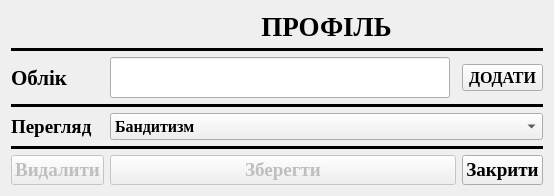
<?xml version="1.0" encoding="UTF-8"?>
<ui version="4.0">
 <class>FormO</class>
 <widget class="QWidget" name="FormO">
  <property name="geometry">
   <rect>
    <x>0</x>
    <y>0</y>
    <width>554</width>
    <height>196</height>
   </rect>
  </property>
  <property name="font">
   <font>
    <family>Times New Roman</family>
    <pointsize>12</pointsize>
    <weight>75</weight>
    <bold>true</bold>
   </font>
  </property>
  <property name="windowTitle">
   <string>Редактор профелю</string>
  </property>
  <property name="windowIcon">
   <iconset resource="Profs.qrc">
    <normaloff>:/Icon/Profico.ico</normaloff>:/Icon/Profico.ico</iconset>
  </property>
  <property name="styleSheet">
   <string notr="true"/>
  </property>
  <layout class="QVBoxLayout" name="verticalLayout">
   <item>
    <layout class="QGridLayout" name="gridLayout_10" columnstretch="0,0,0,0">
     <item row="10" column="0">
      <widget class="QPushButton" name="pushButton_2">
       <property name="enabled">
        <bool>false</bool>
       </property>
       <property name="font">
        <font>
         <family>Times New Roman</family>
         <pointsize>14</pointsize>
         <weight>75</weight>
         <bold>true</bold>
        </font>
       </property>
       <property name="cursor">
        <cursorShape>PointingHandCursor</cursorShape>
       </property>
       <property name="text">
        <string>Видалити</string>
       </property>
       <property name="autoDefault">
        <bool>false</bool>
       </property>
       <property name="default">
        <bool>false</bool>
       </property>
       <property name="flat">
        <bool>false</bool>
       </property>
      </widget>
     </item>
     <item row="10" column="3">
      <widget class="QPushButton" name="pushButton_4">
       <property name="font">
        <font>
         <family>Times New Roman</family>
         <pointsize>14</pointsize>
         <weight>75</weight>
         <bold>true</bold>
        </font>
       </property>
       <property name="cursor">
        <cursorShape>PointingHandCursor</cursorShape>
       </property>
       <property name="text">
        <string>Закрити</string>
       </property>
       <property name="autoDefault">
        <bool>false</bool>
       </property>
       <property name="default">
        <bool>false</bool>
       </property>
       <property name="flat">
        <bool>false</bool>
       </property>
      </widget>
     </item>
     <item row="8" column="1" colspan="3">
      <widget class="QComboBox" name="comboBox">
       <item>
        <property name="text">
         <string>Бандитизм</string>
        </property>
       </item>
      </widget>
     </item>
     <item row="0" column="0">
      <widget class="QLabel" name="label_Image">
       <property name="styleSheet">
        <string/>
       </property>
       <property name="text">
        <string/>
       </property>
       <property name="pixmap">
        <pixmap resource="Profs.qrc">:/image/Books2.png</pixmap>
       </property>
       <property name="scaledContents">
        <bool>false</bool>
       </property>
       <property name="alignment">
        <set>Qt::AlignCenter</set>
       </property>
      </widget>
     </item>
     <item row="2" column="0">
      <widget class="QLabel" name="label_1">
       <property name="font">
        <font>
         <family>Times New Roman</family>
         <pointsize>16</pointsize>
         <weight>75</weight>
         <bold>true</bold>
        </font>
       </property>
       <property name="text">
        <string>Облік</string>
       </property>
      </widget>
     </item>
     <item row="0" column="1" colspan="3">
      <widget class="QLabel" name="label_title">
       <property name="sizePolicy">
        <sizepolicy hsizetype="Preferred" vsizetype="Fixed">
         <horstretch>0</horstretch>
         <verstretch>0</verstretch>
        </sizepolicy>
       </property>
       <property name="font">
        <font>
         <family>Times New Roman</family>
         <pointsize>20</pointsize>
         <weight>75</weight>
         <bold>true</bold>
        </font>
       </property>
       <property name="styleSheet">
        <string/>
       </property>
       <property name="text">
        <string>ПРОФІЛЬ</string>
       </property>
       <property name="alignment">
        <set>Qt::AlignCenter</set>
       </property>
      </widget>
     </item>
     <item row="8" column="0">
      <widget class="QLabel" name="label_2">
       <property name="font">
        <font>
         <family>Times New Roman</family>
         <pointsize>14</pointsize>
         <weight>75</weight>
         <bold>true</bold>
        </font>
       </property>
       <property name="text">
        <string>Перегляд </string>
       </property>
      </widget>
     </item>
     <item row="2" column="3">
      <widget class="QPushButton" name="pushButton">
       <property name="text">
        <string>ДОДАТИ</string>
       </property>
      </widget>
     </item>
     <item row="2" column="1">
      <widget class="QLineEdit" name="lineEdit">
       <property name="sizePolicy">
        <sizepolicy hsizetype="Expanding" vsizetype="Expanding">
         <horstretch>0</horstretch>
         <verstretch>0</verstretch>
        </sizepolicy>
       </property>
       <property name="font">
        <font>
         <family>Times New Roman</family>
         <pointsize>14</pointsize>
         <weight>75</weight>
         <bold>true</bold>
        </font>
       </property>
      </widget>
     </item>
     <item row="1" column="0" colspan="4">
      <widget class="Line" name="line_11">
       <property name="font">
        <font>
         <family>Times New Roman</family>
         <pointsize>11</pointsize>
         <weight>75</weight>
         <bold>true</bold>
        </font>
       </property>
       <property name="styleSheet">
        <string/>
       </property>
       <property name="frameShadow">
        <enum>QFrame::Plain</enum>
       </property>
       <property name="lineWidth">
        <number>5</number>
       </property>
       <property name="orientation">
        <enum>Qt::Horizontal</enum>
       </property>
      </widget>
     </item>
     <item row="10" column="1" colspan="2">
      <widget class="QPushButton" name="pushButton_3">
       <property name="enabled">
        <bool>false</bool>
       </property>
       <property name="font">
        <font>
         <family>Times New Roman</family>
         <pointsize>14</pointsize>
         <weight>75</weight>
         <bold>true</bold>
        </font>
       </property>
       <property name="cursor">
        <cursorShape>PointingHandCursor</cursorShape>
       </property>
       <property name="text">
        <string>Зберегти</string>
       </property>
       <property name="autoDefault">
        <bool>false</bool>
       </property>
       <property name="default">
        <bool>false</bool>
       </property>
       <property name="flat">
        <bool>false</bool>
       </property>
      </widget>
     </item>
     <item row="7" column="0" colspan="4">
      <widget class="Line" name="line_12">
       <property name="font">
        <font>
         <family>Times New Roman</family>
         <pointsize>11</pointsize>
         <weight>75</weight>
         <bold>true</bold>
        </font>
       </property>
       <property name="styleSheet">
        <string/>
       </property>
       <property name="frameShadow">
        <enum>QFrame::Plain</enum>
       </property>
       <property name="lineWidth">
        <number>6</number>
       </property>
       <property name="orientation">
        <enum>Qt::Horizontal</enum>
       </property>
      </widget>
     </item>
     <item row="9" column="0" colspan="4">
      <widget class="Line" name="line">
       <property name="frameShadow">
        <enum>QFrame::Plain</enum>
       </property>
       <property name="lineWidth">
        <number>5</number>
       </property>
       <property name="orientation">
        <enum>Qt::Horizontal</enum>
       </property>
      </widget>
     </item>
    </layout>
   </item>
  </layout>
 </widget>
 <tabstops>
  <tabstop>lineEdit</tabstop>
  <tabstop>pushButton</tabstop>
  <tabstop>comboBox</tabstop>
  <tabstop>pushButton_2</tabstop>
  <tabstop>pushButton_3</tabstop>
  <tabstop>pushButton_4</tabstop>
 </tabstops>
 <resources>
  <include location="Profs.qrc"/>
 </resources>
 <connections>
  <connection>
   <sender>pushButton_2</sender>
   <signal>clicked()</signal>
   <receiver>pushButton_2</receiver>
   <slot>click()</slot>
   <hints>
    <hint type="sourcelabel">
     <x>103</x>
     <y>175</y>
    </hint>
    <hint type="destinationlabel">
     <x>103</x>
     <y>175</y>
    </hint>
   </hints>
  </connection>
  <connection>
   <sender>pushButton_3</sender>
   <signal>clicked()</signal>
   <receiver>pushButton_3</receiver>
   <slot>click()</slot>
   <hints>
    <hint type="sourcelabel">
     <x>457</x>
     <y>175</y>
    </hint>
    <hint type="destinationlabel">
     <x>457</x>
     <y>175</y>
    </hint>
   </hints>
  </connection>
  <connection>
   <sender>pushButton_4</sender>
   <signal>clicked()</signal>
   <receiver>pushButton_4</receiver>
   <slot>click()</slot>
   <hints>
    <hint type="sourcelabel">
     <x>543</x>
     <y>175</y>
    </hint>
    <hint type="destinationlabel">
     <x>543</x>
     <y>175</y>
    </hint>
   </hints>
  </connection>
  <connection>
   <sender>pushButton</sender>
   <signal>clicked()</signal>
   <receiver>pushButton</receiver>
   <slot>click()</slot>
   <hints>
    <hint type="sourcelabel">
     <x>495</x>
     <y>81</y>
    </hint>
    <hint type="destinationlabel">
     <x>522</x>
     <y>78</y>
    </hint>
   </hints>
  </connection>
 </connections>
</ui>
